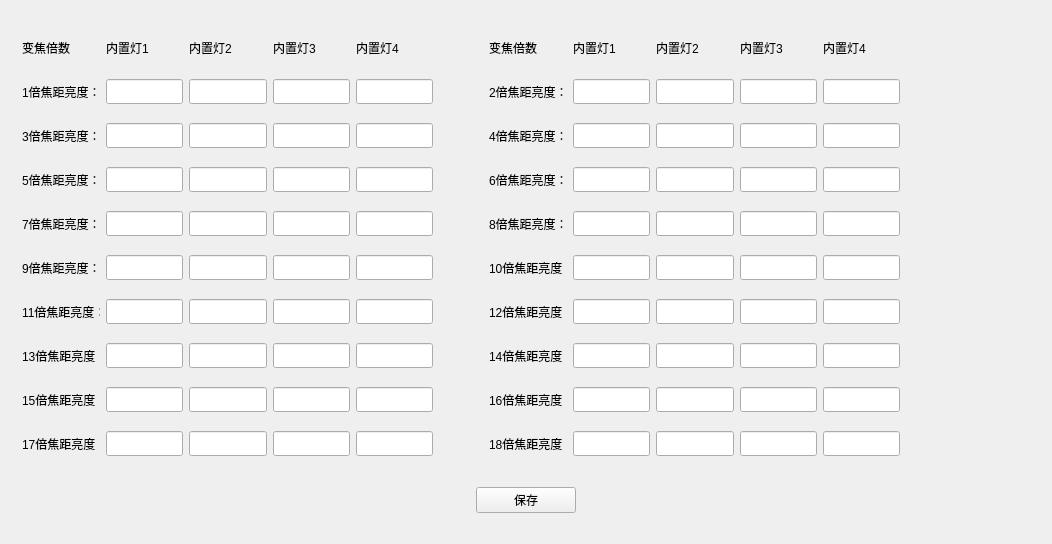
<?xml version="1.0" encoding="UTF-8"?>
<ui version="4.0">
 <class>Dlg_LightConfig</class>
 <widget class="QWidget" name="Dlg_LightConfig">
  <property name="geometry">
   <rect>
    <x>0</x>
    <y>0</y>
    <width>1052</width>
    <height>544</height>
   </rect>
  </property>
  <property name="windowTitle">
   <string>Dlg_LightConfig</string>
  </property>
  <layout class="QVBoxLayout" name="verticalLayout" stretch="1,0">
   <item>
    <widget class="QWidget" name="widget" native="true">
     <property name="minimumSize">
      <size>
       <width>600</width>
       <height>0</height>
      </size>
     </property>
     <property name="maximumSize">
      <size>
       <width>900</width>
       <height>600</height>
      </size>
     </property>
     <layout class="QHBoxLayout" name="horizontalLayout" stretch="0,0,0,1">
      <item>
       <layout class="QGridLayout" name="gridLayout">
        <item row="4" column="0">
         <widget class="QLabel" name="label_10">
          <property name="minimumSize">
           <size>
            <width>0</width>
            <height>25</height>
           </size>
          </property>
          <property name="text">
           <string>7倍焦距亮度：</string>
          </property>
         </widget>
        </item>
        <item row="0" column="4">
         <widget class="QLabel" name="label_4">
          <property name="minimumSize">
           <size>
            <width>80</width>
            <height>0</height>
           </size>
          </property>
          <property name="text">
           <string>内置灯4</string>
          </property>
         </widget>
        </item>
        <item row="0" column="3">
         <widget class="QLabel" name="label_5">
          <property name="minimumSize">
           <size>
            <width>80</width>
            <height>0</height>
           </size>
          </property>
          <property name="text">
           <string>内置灯3</string>
          </property>
         </widget>
        </item>
        <item row="4" column="3">
         <widget class="QLineEdit" name="ledt_7_3">
          <property name="minimumSize">
           <size>
            <width>0</width>
            <height>25</height>
           </size>
          </property>
         </widget>
        </item>
        <item row="0" column="2">
         <widget class="QLabel" name="label_3">
          <property name="minimumSize">
           <size>
            <width>80</width>
            <height>0</height>
           </size>
          </property>
          <property name="text">
           <string>内置灯2</string>
          </property>
         </widget>
        </item>
        <item row="4" column="4">
         <widget class="QLineEdit" name="ledt_7_4">
          <property name="minimumSize">
           <size>
            <width>0</width>
            <height>25</height>
           </size>
          </property>
         </widget>
        </item>
        <item row="5" column="1">
         <widget class="QLineEdit" name="ledt_9_1">
          <property name="minimumSize">
           <size>
            <width>0</width>
            <height>25</height>
           </size>
          </property>
         </widget>
        </item>
        <item row="5" column="4">
         <widget class="QLineEdit" name="ledt_9_4">
          <property name="minimumSize">
           <size>
            <width>0</width>
            <height>25</height>
           </size>
          </property>
         </widget>
        </item>
        <item row="5" column="2">
         <widget class="QLineEdit" name="ledt_9_2">
          <property name="minimumSize">
           <size>
            <width>0</width>
            <height>25</height>
           </size>
          </property>
         </widget>
        </item>
        <item row="5" column="3">
         <widget class="QLineEdit" name="ledt_9_3">
          <property name="minimumSize">
           <size>
            <width>0</width>
            <height>25</height>
           </size>
          </property>
         </widget>
        </item>
        <item row="2" column="0">
         <widget class="QLabel" name="label_8">
          <property name="minimumSize">
           <size>
            <width>0</width>
            <height>25</height>
           </size>
          </property>
          <property name="text">
           <string>3倍焦距亮度：</string>
          </property>
         </widget>
        </item>
        <item row="3" column="0">
         <widget class="QLabel" name="label_9">
          <property name="minimumSize">
           <size>
            <width>0</width>
            <height>25</height>
           </size>
          </property>
          <property name="text">
           <string>5倍焦距亮度：</string>
          </property>
         </widget>
        </item>
        <item row="5" column="0">
         <widget class="QLabel" name="label_7">
          <property name="minimumSize">
           <size>
            <width>0</width>
            <height>25</height>
           </size>
          </property>
          <property name="text">
           <string>9倍焦距亮度：</string>
          </property>
         </widget>
        </item>
        <item row="4" column="1">
         <widget class="QLineEdit" name="ledt_7_1">
          <property name="minimumSize">
           <size>
            <width>0</width>
            <height>25</height>
           </size>
          </property>
         </widget>
        </item>
        <item row="4" column="2">
         <widget class="QLineEdit" name="ledt_7_2">
          <property name="minimumSize">
           <size>
            <width>0</width>
            <height>25</height>
           </size>
          </property>
         </widget>
        </item>
        <item row="3" column="4">
         <widget class="QLineEdit" name="ledt_5_4">
          <property name="minimumSize">
           <size>
            <width>0</width>
            <height>25</height>
           </size>
          </property>
         </widget>
        </item>
        <item row="0" column="1">
         <widget class="QLabel" name="label_2">
          <property name="minimumSize">
           <size>
            <width>80</width>
            <height>25</height>
           </size>
          </property>
          <property name="text">
           <string>内置灯1</string>
          </property>
         </widget>
        </item>
        <item row="2" column="4">
         <widget class="QLineEdit" name="ledt_3_4">
          <property name="minimumSize">
           <size>
            <width>0</width>
            <height>25</height>
           </size>
          </property>
         </widget>
        </item>
        <item row="2" column="3">
         <widget class="QLineEdit" name="ledt_3_3">
          <property name="minimumSize">
           <size>
            <width>0</width>
            <height>25</height>
           </size>
          </property>
         </widget>
        </item>
        <item row="3" column="3">
         <widget class="QLineEdit" name="ledt_5_3">
          <property name="minimumSize">
           <size>
            <width>0</width>
            <height>25</height>
           </size>
          </property>
         </widget>
        </item>
        <item row="3" column="2">
         <widget class="QLineEdit" name="ledt_5_2">
          <property name="minimumSize">
           <size>
            <width>0</width>
            <height>25</height>
           </size>
          </property>
         </widget>
        </item>
        <item row="3" column="1">
         <widget class="QLineEdit" name="ledt_5_1">
          <property name="minimumSize">
           <size>
            <width>0</width>
            <height>25</height>
           </size>
          </property>
         </widget>
        </item>
        <item row="1" column="0">
         <widget class="QLabel" name="label_6">
          <property name="minimumSize">
           <size>
            <width>0</width>
            <height>25</height>
           </size>
          </property>
          <property name="text">
           <string>1倍焦距亮度：</string>
          </property>
         </widget>
        </item>
        <item row="7" column="0">
         <widget class="QLabel" name="label_13">
          <property name="minimumSize">
           <size>
            <width>0</width>
            <height>25</height>
           </size>
          </property>
          <property name="text">
           <string>13倍焦距亮度：</string>
          </property>
         </widget>
        </item>
        <item row="9" column="0">
         <widget class="QLabel" name="label_12">
          <property name="minimumSize">
           <size>
            <width>0</width>
            <height>25</height>
           </size>
          </property>
          <property name="text">
           <string>17倍焦距亮度：</string>
          </property>
         </widget>
        </item>
        <item row="0" column="0">
         <widget class="QLabel" name="label">
          <property name="minimumSize">
           <size>
            <width>100</width>
            <height>25</height>
           </size>
          </property>
          <property name="maximumSize">
           <size>
            <width>100</width>
            <height>25</height>
           </size>
          </property>
          <property name="text">
           <string>变焦倍数</string>
          </property>
         </widget>
        </item>
        <item row="6" column="0">
         <widget class="QLabel" name="label_11">
          <property name="minimumSize">
           <size>
            <width>0</width>
            <height>25</height>
           </size>
          </property>
          <property name="text">
           <string>11倍焦距亮度：</string>
          </property>
         </widget>
        </item>
        <item row="1" column="1">
         <widget class="QLineEdit" name="ledt_1_1">
          <property name="minimumSize">
           <size>
            <width>0</width>
            <height>25</height>
           </size>
          </property>
         </widget>
        </item>
        <item row="1" column="3">
         <widget class="QLineEdit" name="ledt_1_3">
          <property name="minimumSize">
           <size>
            <width>0</width>
            <height>25</height>
           </size>
          </property>
         </widget>
        </item>
        <item row="1" column="2">
         <widget class="QLineEdit" name="ledt_1_2">
          <property name="minimumSize">
           <size>
            <width>0</width>
            <height>25</height>
           </size>
          </property>
         </widget>
        </item>
        <item row="2" column="1">
         <widget class="QLineEdit" name="ledt_3_1">
          <property name="minimumSize">
           <size>
            <width>0</width>
            <height>25</height>
           </size>
          </property>
         </widget>
        </item>
        <item row="2" column="2">
         <widget class="QLineEdit" name="ledt_3_2">
          <property name="minimumSize">
           <size>
            <width>0</width>
            <height>25</height>
           </size>
          </property>
         </widget>
        </item>
        <item row="1" column="4">
         <widget class="QLineEdit" name="ledt_1_4">
          <property name="minimumSize">
           <size>
            <width>0</width>
            <height>25</height>
           </size>
          </property>
         </widget>
        </item>
        <item row="8" column="0">
         <widget class="QLabel" name="label_14">
          <property name="minimumSize">
           <size>
            <width>0</width>
            <height>25</height>
           </size>
          </property>
          <property name="text">
           <string>15倍焦距亮度：</string>
          </property>
         </widget>
        </item>
        <item row="6" column="1">
         <widget class="QLineEdit" name="ledt_11_1">
          <property name="minimumSize">
           <size>
            <width>0</width>
            <height>25</height>
           </size>
          </property>
         </widget>
        </item>
        <item row="6" column="2">
         <widget class="QLineEdit" name="ledt_11_2">
          <property name="minimumSize">
           <size>
            <width>0</width>
            <height>25</height>
           </size>
          </property>
         </widget>
        </item>
        <item row="6" column="3">
         <widget class="QLineEdit" name="ledt_11_3">
          <property name="minimumSize">
           <size>
            <width>0</width>
            <height>25</height>
           </size>
          </property>
         </widget>
        </item>
        <item row="6" column="4">
         <widget class="QLineEdit" name="ledt_11_4">
          <property name="minimumSize">
           <size>
            <width>0</width>
            <height>25</height>
           </size>
          </property>
         </widget>
        </item>
        <item row="7" column="1">
         <widget class="QLineEdit" name="ledt_13_1">
          <property name="minimumSize">
           <size>
            <width>0</width>
            <height>25</height>
           </size>
          </property>
         </widget>
        </item>
        <item row="8" column="1">
         <widget class="QLineEdit" name="ledt_15_1">
          <property name="minimumSize">
           <size>
            <width>0</width>
            <height>25</height>
           </size>
          </property>
         </widget>
        </item>
        <item row="9" column="1">
         <widget class="QLineEdit" name="ledt_17_1">
          <property name="minimumSize">
           <size>
            <width>0</width>
            <height>25</height>
           </size>
          </property>
         </widget>
        </item>
        <item row="7" column="2">
         <widget class="QLineEdit" name="ledt_13_2">
          <property name="minimumSize">
           <size>
            <width>0</width>
            <height>25</height>
           </size>
          </property>
         </widget>
        </item>
        <item row="8" column="2">
         <widget class="QLineEdit" name="ledt_15_2">
          <property name="minimumSize">
           <size>
            <width>0</width>
            <height>25</height>
           </size>
          </property>
         </widget>
        </item>
        <item row="9" column="2">
         <widget class="QLineEdit" name="ledt_17_2">
          <property name="minimumSize">
           <size>
            <width>0</width>
            <height>25</height>
           </size>
          </property>
         </widget>
        </item>
        <item row="7" column="3">
         <widget class="QLineEdit" name="ledt_13_3">
          <property name="minimumSize">
           <size>
            <width>0</width>
            <height>25</height>
           </size>
          </property>
         </widget>
        </item>
        <item row="8" column="3">
         <widget class="QLineEdit" name="ledt_15_3">
          <property name="minimumSize">
           <size>
            <width>0</width>
            <height>25</height>
           </size>
          </property>
         </widget>
        </item>
        <item row="9" column="3">
         <widget class="QLineEdit" name="ledt_17_3">
          <property name="minimumSize">
           <size>
            <width>0</width>
            <height>25</height>
           </size>
          </property>
         </widget>
        </item>
        <item row="7" column="4">
         <widget class="QLineEdit" name="ledt_13_4">
          <property name="minimumSize">
           <size>
            <width>0</width>
            <height>25</height>
           </size>
          </property>
         </widget>
        </item>
        <item row="8" column="4">
         <widget class="QLineEdit" name="ledt_15_4">
          <property name="minimumSize">
           <size>
            <width>0</width>
            <height>25</height>
           </size>
          </property>
         </widget>
        </item>
        <item row="9" column="4">
         <widget class="QLineEdit" name="ledt_17_4">
          <property name="minimumSize">
           <size>
            <width>0</width>
            <height>25</height>
           </size>
          </property>
         </widget>
        </item>
       </layout>
      </item>
      <item>
       <spacer name="horizontalSpacer_4">
        <property name="orientation">
         <enum>Qt::Horizontal</enum>
        </property>
        <property name="sizeType">
         <enum>QSizePolicy::Fixed</enum>
        </property>
        <property name="sizeHint" stdset="0">
         <size>
          <width>50</width>
          <height>20</height>
         </size>
        </property>
       </spacer>
      </item>
      <item>
       <layout class="QGridLayout" name="gridLayout_2">
        <item row="4" column="0">
         <widget class="QLabel" name="label_15">
          <property name="text">
           <string>8倍焦距亮度：</string>
          </property>
         </widget>
        </item>
        <item row="0" column="4">
         <widget class="QLabel" name="label_16">
          <property name="minimumSize">
           <size>
            <width>80</width>
            <height>0</height>
           </size>
          </property>
          <property name="text">
           <string>内置灯4</string>
          </property>
         </widget>
        </item>
        <item row="0" column="3">
         <widget class="QLabel" name="label_17">
          <property name="minimumSize">
           <size>
            <width>80</width>
            <height>0</height>
           </size>
          </property>
          <property name="text">
           <string>内置灯3</string>
          </property>
         </widget>
        </item>
        <item row="4" column="3">
         <widget class="QLineEdit" name="ledt_8_3">
          <property name="minimumSize">
           <size>
            <width>0</width>
            <height>25</height>
           </size>
          </property>
         </widget>
        </item>
        <item row="0" column="2">
         <widget class="QLabel" name="label_18">
          <property name="minimumSize">
           <size>
            <width>80</width>
            <height>0</height>
           </size>
          </property>
          <property name="text">
           <string>内置灯2</string>
          </property>
         </widget>
        </item>
        <item row="4" column="4">
         <widget class="QLineEdit" name="ledt_8_4">
          <property name="minimumSize">
           <size>
            <width>0</width>
            <height>25</height>
           </size>
          </property>
         </widget>
        </item>
        <item row="5" column="1">
         <widget class="QLineEdit" name="ledt_10_1">
          <property name="minimumSize">
           <size>
            <width>0</width>
            <height>25</height>
           </size>
          </property>
         </widget>
        </item>
        <item row="5" column="4">
         <widget class="QLineEdit" name="ledt_10_4">
          <property name="minimumSize">
           <size>
            <width>0</width>
            <height>25</height>
           </size>
          </property>
         </widget>
        </item>
        <item row="5" column="2">
         <widget class="QLineEdit" name="ledt_10_2">
          <property name="minimumSize">
           <size>
            <width>0</width>
            <height>25</height>
           </size>
          </property>
         </widget>
        </item>
        <item row="5" column="3">
         <widget class="QLineEdit" name="ledt_10_3">
          <property name="minimumSize">
           <size>
            <width>0</width>
            <height>25</height>
           </size>
          </property>
         </widget>
        </item>
        <item row="2" column="0">
         <widget class="QLabel" name="label_19">
          <property name="text">
           <string>4倍焦距亮度：</string>
          </property>
         </widget>
        </item>
        <item row="3" column="0">
         <widget class="QLabel" name="label_20">
          <property name="text">
           <string>6倍焦距亮度：</string>
          </property>
         </widget>
        </item>
        <item row="5" column="0">
         <widget class="QLabel" name="label_21">
          <property name="text">
           <string>10倍焦距亮度：</string>
          </property>
         </widget>
        </item>
        <item row="4" column="1">
         <widget class="QLineEdit" name="ledt_8_1">
          <property name="minimumSize">
           <size>
            <width>0</width>
            <height>25</height>
           </size>
          </property>
         </widget>
        </item>
        <item row="4" column="2">
         <widget class="QLineEdit" name="ledt_8_2">
          <property name="minimumSize">
           <size>
            <width>0</width>
            <height>25</height>
           </size>
          </property>
         </widget>
        </item>
        <item row="3" column="4">
         <widget class="QLineEdit" name="ledt_6_4">
          <property name="minimumSize">
           <size>
            <width>0</width>
            <height>25</height>
           </size>
          </property>
         </widget>
        </item>
        <item row="0" column="1">
         <widget class="QLabel" name="label_22">
          <property name="minimumSize">
           <size>
            <width>80</width>
            <height>0</height>
           </size>
          </property>
          <property name="text">
           <string>内置灯1</string>
          </property>
         </widget>
        </item>
        <item row="2" column="4">
         <widget class="QLineEdit" name="ledt_4_4">
          <property name="minimumSize">
           <size>
            <width>0</width>
            <height>25</height>
           </size>
          </property>
         </widget>
        </item>
        <item row="2" column="3">
         <widget class="QLineEdit" name="ledt_4_3">
          <property name="minimumSize">
           <size>
            <width>0</width>
            <height>25</height>
           </size>
          </property>
         </widget>
        </item>
        <item row="3" column="3">
         <widget class="QLineEdit" name="ledt_6_3">
          <property name="minimumSize">
           <size>
            <width>0</width>
            <height>25</height>
           </size>
          </property>
         </widget>
        </item>
        <item row="3" column="2">
         <widget class="QLineEdit" name="ledt_6_2">
          <property name="minimumSize">
           <size>
            <width>0</width>
            <height>25</height>
           </size>
          </property>
         </widget>
        </item>
        <item row="3" column="1">
         <widget class="QLineEdit" name="ledt_6_1">
          <property name="minimumSize">
           <size>
            <width>0</width>
            <height>25</height>
           </size>
          </property>
         </widget>
        </item>
        <item row="1" column="0">
         <widget class="QLabel" name="label_23">
          <property name="text">
           <string>2倍焦距亮度：</string>
          </property>
         </widget>
        </item>
        <item row="7" column="0">
         <widget class="QLabel" name="label_24">
          <property name="text">
           <string>14倍焦距亮度：</string>
          </property>
         </widget>
        </item>
        <item row="9" column="0">
         <widget class="QLabel" name="label_25">
          <property name="text">
           <string>18倍焦距亮度：</string>
          </property>
         </widget>
        </item>
        <item row="0" column="0">
         <widget class="QLabel" name="label_26">
          <property name="minimumSize">
           <size>
            <width>100</width>
            <height>25</height>
           </size>
          </property>
          <property name="maximumSize">
           <size>
            <width>16777215</width>
            <height>25</height>
           </size>
          </property>
          <property name="text">
           <string>变焦倍数</string>
          </property>
         </widget>
        </item>
        <item row="6" column="0">
         <widget class="QLabel" name="label_27">
          <property name="text">
           <string>12倍焦距亮度：</string>
          </property>
         </widget>
        </item>
        <item row="1" column="1">
         <widget class="QLineEdit" name="ledt_2_1">
          <property name="minimumSize">
           <size>
            <width>0</width>
            <height>25</height>
           </size>
          </property>
         </widget>
        </item>
        <item row="1" column="3">
         <widget class="QLineEdit" name="ledt_2_3">
          <property name="minimumSize">
           <size>
            <width>0</width>
            <height>25</height>
           </size>
          </property>
         </widget>
        </item>
        <item row="1" column="2">
         <widget class="QLineEdit" name="ledt_2_2">
          <property name="minimumSize">
           <size>
            <width>0</width>
            <height>25</height>
           </size>
          </property>
         </widget>
        </item>
        <item row="2" column="1">
         <widget class="QLineEdit" name="ledt_4_1">
          <property name="minimumSize">
           <size>
            <width>0</width>
            <height>25</height>
           </size>
          </property>
         </widget>
        </item>
        <item row="2" column="2">
         <widget class="QLineEdit" name="ledt_4_2">
          <property name="minimumSize">
           <size>
            <width>0</width>
            <height>25</height>
           </size>
          </property>
         </widget>
        </item>
        <item row="1" column="4">
         <widget class="QLineEdit" name="ledt_2_4">
          <property name="minimumSize">
           <size>
            <width>0</width>
            <height>25</height>
           </size>
          </property>
         </widget>
        </item>
        <item row="8" column="0">
         <widget class="QLabel" name="label_28">
          <property name="text">
           <string>16倍焦距亮度：</string>
          </property>
         </widget>
        </item>
        <item row="6" column="1">
         <widget class="QLineEdit" name="ledt_12_1">
          <property name="minimumSize">
           <size>
            <width>0</width>
            <height>25</height>
           </size>
          </property>
         </widget>
        </item>
        <item row="6" column="2">
         <widget class="QLineEdit" name="ledt_12_2">
          <property name="minimumSize">
           <size>
            <width>0</width>
            <height>25</height>
           </size>
          </property>
         </widget>
        </item>
        <item row="6" column="3">
         <widget class="QLineEdit" name="ledt_12_3">
          <property name="minimumSize">
           <size>
            <width>0</width>
            <height>25</height>
           </size>
          </property>
         </widget>
        </item>
        <item row="6" column="4">
         <widget class="QLineEdit" name="ledt_12_4">
          <property name="minimumSize">
           <size>
            <width>0</width>
            <height>25</height>
           </size>
          </property>
         </widget>
        </item>
        <item row="7" column="1">
         <widget class="QLineEdit" name="ledt_14_1">
          <property name="minimumSize">
           <size>
            <width>0</width>
            <height>25</height>
           </size>
          </property>
         </widget>
        </item>
        <item row="8" column="1">
         <widget class="QLineEdit" name="ledt_16_1">
          <property name="minimumSize">
           <size>
            <width>0</width>
            <height>25</height>
           </size>
          </property>
         </widget>
        </item>
        <item row="9" column="1">
         <widget class="QLineEdit" name="ledt_18_1">
          <property name="minimumSize">
           <size>
            <width>0</width>
            <height>25</height>
           </size>
          </property>
         </widget>
        </item>
        <item row="7" column="2">
         <widget class="QLineEdit" name="ledt_14_2">
          <property name="minimumSize">
           <size>
            <width>0</width>
            <height>25</height>
           </size>
          </property>
         </widget>
        </item>
        <item row="8" column="2">
         <widget class="QLineEdit" name="ledt_16_2">
          <property name="minimumSize">
           <size>
            <width>0</width>
            <height>25</height>
           </size>
          </property>
         </widget>
        </item>
        <item row="9" column="2">
         <widget class="QLineEdit" name="ledt_18_2">
          <property name="minimumSize">
           <size>
            <width>0</width>
            <height>25</height>
           </size>
          </property>
         </widget>
        </item>
        <item row="7" column="3">
         <widget class="QLineEdit" name="ledt_14_3">
          <property name="minimumSize">
           <size>
            <width>0</width>
            <height>25</height>
           </size>
          </property>
         </widget>
        </item>
        <item row="8" column="3">
         <widget class="QLineEdit" name="ledt_16_3">
          <property name="minimumSize">
           <size>
            <width>0</width>
            <height>25</height>
           </size>
          </property>
         </widget>
        </item>
        <item row="9" column="3">
         <widget class="QLineEdit" name="ledt_18_3">
          <property name="minimumSize">
           <size>
            <width>0</width>
            <height>25</height>
           </size>
          </property>
         </widget>
        </item>
        <item row="7" column="4">
         <widget class="QLineEdit" name="ledt_14_4">
          <property name="minimumSize">
           <size>
            <width>0</width>
            <height>25</height>
           </size>
          </property>
         </widget>
        </item>
        <item row="8" column="4">
         <widget class="QLineEdit" name="ledt_16_4">
          <property name="minimumSize">
           <size>
            <width>0</width>
            <height>25</height>
           </size>
          </property>
         </widget>
        </item>
        <item row="9" column="4">
         <widget class="QLineEdit" name="ledt_18_4">
          <property name="minimumSize">
           <size>
            <width>0</width>
            <height>25</height>
           </size>
          </property>
         </widget>
        </item>
       </layout>
      </item>
      <item>
       <spacer name="horizontalSpacer">
        <property name="orientation">
         <enum>Qt::Horizontal</enum>
        </property>
        <property name="sizeHint" stdset="0">
         <size>
          <width>371</width>
          <height>20</height>
         </size>
        </property>
       </spacer>
      </item>
     </layout>
    </widget>
   </item>
   <item>
    <layout class="QHBoxLayout" name="horizontalLayout_2">
     <property name="bottomMargin">
      <number>20</number>
     </property>
     <item>
      <spacer name="horizontalSpacer_3">
       <property name="orientation">
        <enum>Qt::Horizontal</enum>
       </property>
       <property name="sizeHint" stdset="0">
        <size>
         <width>40</width>
         <height>20</height>
        </size>
       </property>
      </spacer>
     </item>
     <item>
      <widget class="QPushButton" name="btn_save">
       <property name="minimumSize">
        <size>
         <width>100</width>
         <height>25</height>
        </size>
       </property>
       <property name="text">
        <string>保存</string>
       </property>
      </widget>
     </item>
     <item>
      <spacer name="horizontalSpacer_2">
       <property name="orientation">
        <enum>Qt::Horizontal</enum>
       </property>
       <property name="sizeHint" stdset="0">
        <size>
         <width>40</width>
         <height>20</height>
        </size>
       </property>
      </spacer>
     </item>
    </layout>
   </item>
  </layout>
 </widget>
 <layoutdefault spacing="6" margin="11"/>
 <resources/>
 <connections/>
</ui>
